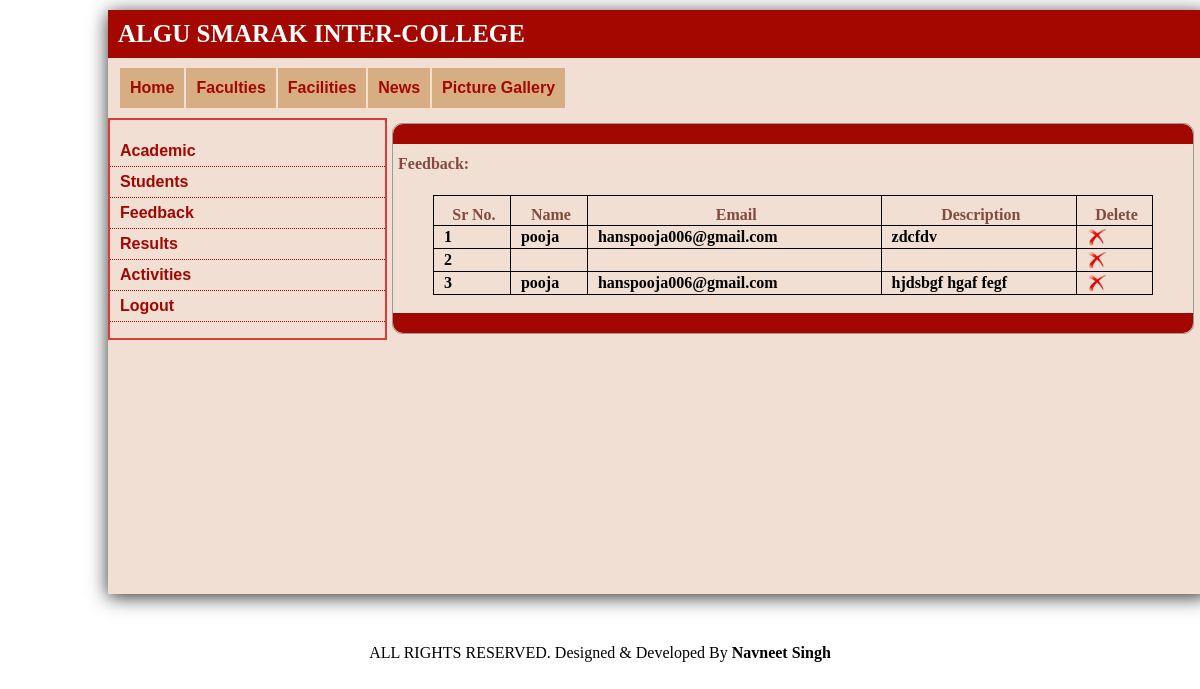
Page /feedback.php (signed in) on the committed database.
### tables this page shows
CREATE TABLE IF NOT EXISTS `feedback` (
  `fid` int(11) NOT NULL AUTO_INCREMENT,
  `name` varchar(100) NOT NULL,
  `email` varchar(100) NOT NULL,
  `desc` text NOT NULL,
  PRIMARY KEY (`fid`)
);

### feedback.php (the view, shortened to what this page needs)
<?php
include 'config.php';
?><!DOCTYPE html PUBLIC "-//W3C//DTD XHTML 1.0 Transitional//EN" "http://www.w3.org/TR/xhtml1/DTD/xhtml1-transitional.dtd">
<html xmlns="http://www.w3.org/1999/xhtml">
<head>
<link rel="stylesheet" href="style.css" type="text/css" />
</head>
<body>
<div class="wrapper" style="padding-bottom:200px;">
	<div id="header">ALGU SMARAK INTER-COLLEGE</div>
    <div id="menu">
    	<ul>
        	<li><a href="admin_home.php" title="Home">Home</a></li>
                <li><a href="add_faculty.php" title="Faculties">Faculties</a></li>
                <li><a href="add_facilities.php" title="Facilities">Facilities</a></li>
                <li><a href="add_news.php" title="News">News</a></li>
                <li><a href="add_gallery.php" title="Picture Gallery">Picture Gallery</a></li>
        </ul>
        <br />
<br style="clear:both;" />
    </div>
    	<div class="sidebar_menu_admin">
        	<ul>
            	<li><a href="academics.php" title="Academic">Academic</a></li>
                <li><a href="students.php" title="Students">Students</a></li>
                <li><a href="feedback.php" title="Feedback">Feedback</a></li>
                <li><a href="add_result.php" title="Results">Results</a></li>
                <li><a href="activities.php" title="Activities">Activities</a></li>
                <li><a href="logout.php?id=10" title="Logout">Logout</a></li>
          </ul>
        </div>
    <div class="content">
    	<div class="content_div"></div>
        <h4 class="bold">Feedback:</h4>
         <p class="para">
         	<form method="post" action="adm_code.php">
           	  <table  align="center" class="tab" border="1">
                <tr>
                <th class="bold th">Sr No.</th>
                	<th class="bold th">Name</th>
                    <th class="bold th">Email</th>
                    <th class="bold th">Description</th>
                    <th class="bold th">Delete</th>
                </tr>
                <?php
				$result=mysqli_query($conn,"SELECT * from feedback");
				$i=1;
				while($test=mysqli_fetch_array($result))
				{
					$id=$test['fid'];
				echo
                '<tr>';
				echo '<td>'.$i.'</td>';
                	echo '<td>'.$test['name'].'</td>';
                    echo '<td>'.$test['email'].'</td>';
					 echo '<td>'.$test['desc'].'</td>';
					echo "<td><a href='delete.php?fid=$id' class='copy' title='Delete'>
					<img src='images2/DeleteRed.png' style='height:20px;width:20px;'/>
					</a></td>";
                echo '</tr>';
					$i++;
				}
				?>
                </table>
         	</form>
        <br />
        <div class="content_foot"></div>
        </p>
    </div>
    <br style="clear:both;" /><br /><br />
<br />
</div>
 <?php
 include 'footer.php';
 ?>
</body>
</html>

### style.css (style rules this page uses)
body { background:#FFF; }
.wrapper { height:auto; width:1100px; box-shadow: 0px 3px 18px #333333; background:#F1DFD3; margin:10px 100px 50px 100px; }
#header { background:#A40700; margin:0px; color:#FFF; font-size:25px; font-weight:bold; padding-top:10px; padding-left:10px; padding-bottom:10px; font-family:Georgia, serif; }
#menu { background:#F1DFD3; height:auto; margin:0px 0px 10px 0px; width:1100px; letter-spacing: -0px; }
#menu ul { margin:10px auto 0px 5px; padding-left:5px; }
#menu ul li { list-style-type:none; float:left; font-weight:bolder; font-family:Arial, Helvetica, sans-serif; display:block; line-height:40px; background:#D7AE84; margin-left:2px; padding:0px 10px 0px 10px; }
#menu ul li a { text-decoration:none; color:#A40700; }
.sidebar_menu_admin { height:auto; width:25%; background:#F1DFD3; border:solid 2px #DD3A3B; padding:0px auto auto -10px; float:left; }
.sidebar_menu_admin ul li { list-style-type:none; border-bottom:dotted 1px #A40700; margin-left:-40px; padding-left:10px; }
.sidebar_menu_admin ul li a { text-decoration:none; display:block; line-height:30px; font-family:Arial, Helvetica, sans-serif; font-weight:bold; color:#A40700; }
.content { height:auto; background:#F1DFD3; border:#999 1px solid; width:800px; margin:5px auto auto 5px; border-radius:10px; float:left; }
.content_div { background-color:#A20800; height:20px; border-top-left-radius:10px; border-top-right-radius:10px; width:800px; float:left; }
.content_foot { background-color:#A20800; height:20px; border-bottom-left-radius:10px; border-bottom-right-radius:10px; width:800px; float:left; position:relative; }
.para { margin:0px 5px auto auto; padding-right:5px; text-align:left; margin-left:5px; padding-bottom:0px; height:auto; }
.bold { text-align:left; color:#834B3E; padding-top:10px; padding-left:5px; }
.copy { text-decoration:none; color:#000; }
table td { font-weight:bold; padding-left:10px; }
.th { text-align:center; }
.tab { border:1px solid #000000; border-collapse:collapse; width:90%; }

### rows in the picture
feedback: name "pooja", email "hanspooja006@gmail.com", desc "zdcfdv"
feedback: name "pooja", email "hanspooja006@gmail.com", desc "hjdsbgf hgaf fegf"
